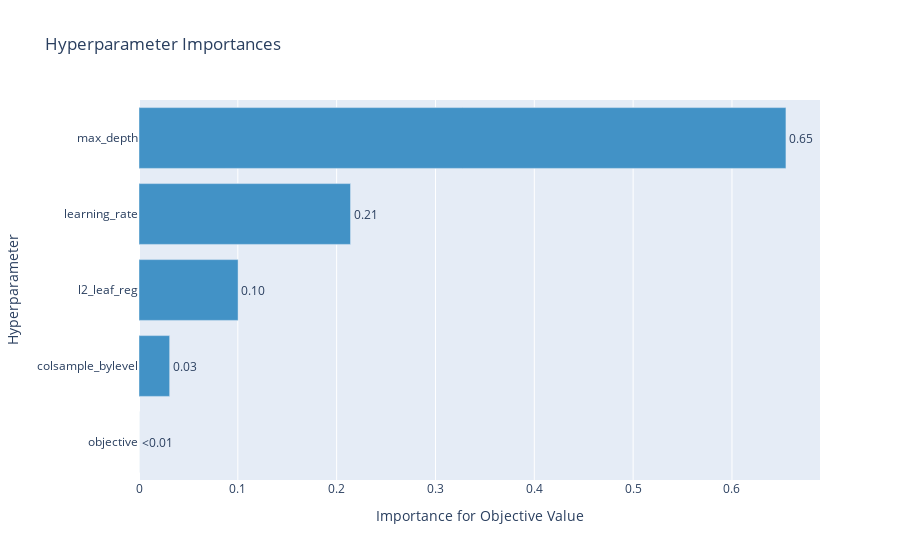

Notebook source saved alongside this figure:
### Code cell
# Importance
optuna.visualization.plot_param_importances(study)

### Figure 1 — Plotly figure (JSON) as saved in the notebook; plotly's stock layout.template omitted (floating-point values rounded to 4 significant figures)
{"data": [{"cliponaxis": false, "hovertemplate": ["objective (CategoricalDistribution): 0.0<extra></extra>", "colsample_bylevel (FloatDistribution): 0.03103183158861434<extra></extra>", "l2_leaf_reg (FloatDistribution): 0.10028211647658783<extra></extra>", "learning_rate (FloatDistribution): 0.21405153409818165<extra></extra>", "max_depth (IntDistribution): 0.6546345178366162<extra></extra>"], "marker": {"color": "rgb(66,146,198)"}, "orientation": "h", "text": ["<0.01", "0.03", "0.10", "0.21", "0.65"], "textposition": "outside", "type": "bar", "x": [0, 0.03103, 0.1003, 0.2141, 0.6546], "y": ["objective", "colsample_bylevel", "l2_leaf_reg", "learning_rate", "max_depth"]}], "layout": {"showlegend": false, "title": {"text": "Hyperparameter Importances"}, "xaxis": {"title": {"text": "Importance for Objective Value"}}, "yaxis": {"title": {"text": "Hyperparameter"}}}}
